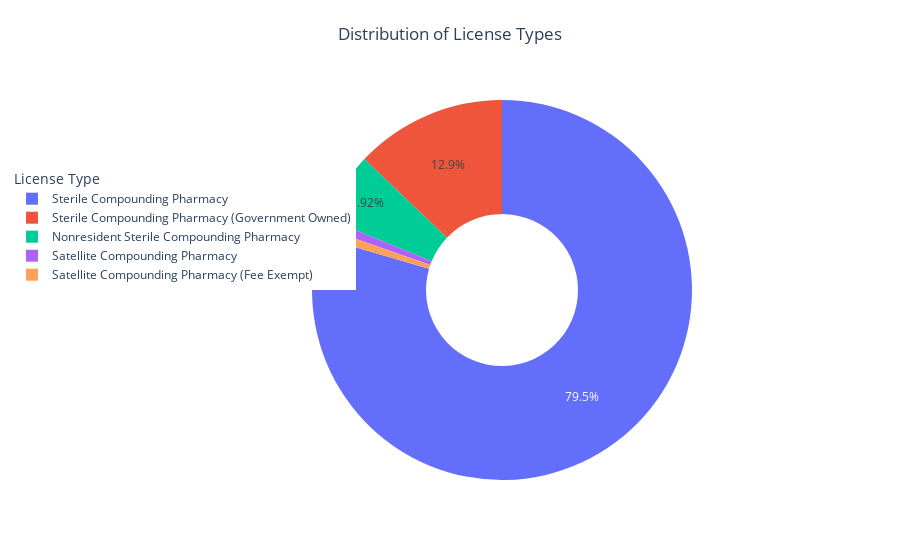

The notebook cell saved with this chart:
### Markdown cell above
### WHAT type of Sterile Compounding Licenses have been issued by the California State Board of Pharmacy?

### Code cell
# Aggregate the counts of each 'License Type'
license_type_counts = all_pharmacies['License Type'].value_counts().reset_index()
license_type_counts.columns = ['License Type', 'Count']

# Create the donut chart for License Type
fig = px.pie(
    license_type_counts,
    names='License Type',
    values='Count',
    title="Distribution of License Types",
    hole=0.4,  # This makes it a donut chart
)

# Update the legend labels for each trace to be more descriptive
fig.for_each_trace(lambda trace: trace.update(
    name="License Type A" if trace.name == "Type A" else
    "License Type B" if trace.name == "Type B" else
    "License Type C" if trace.name == "Type C" else
    trace.name  # Keep original name if it doesn't match any condition
))

# Customize the layout for title and legend
fig.update_layout(
    title={
        'text': "Distribution of License Types",
        'y': 0.95,  # Position the title just below the top of the chart
        'x': 0.5,  # Horizontally center the title
        'xanchor': 'center',
        'yanchor': 'top'  # Align title's top edge with y position
    },
    legend=dict(
        title="License Type",  # Add a legend title
        orientation="v",  # Horizontal legend layout
        yanchor="bottom",
        y=0.5,  # Place legend below the chart
        xanchor="right",
        x=.25
    )
)

# Show the plot
fig.show()

### Figure 1 — Plotly figure (JSON) as saved in the notebook; plotly's stock layout.template omitted (floating-point values rounded to 4 significant figures)
{"data": [{"domain": {"x": [0.0, 1.0], "y": [0.0, 1.0]}, "hole": 0.4, "hovertemplate": "License Type=%{label}<br>Count=%{value}<extra></extra>", "labels": ["Sterile Compounding Pharmacy", "Sterile Compounding Pharmacy (Government Owned)", "Nonresident Sterile Compounding Pharmacy", "Satellite Compounding Pharmacy", "Satellite Compounding Pharmacy (Fee Exempt)"], "legendgroup": "", "name": "", "showlegend": true, "values": [672, 109, 50, 7, 7], "type": "pie"}], "layout": {"legend": {"tracegroupgap": 0, "title": {"text": "License Type"}, "orientation": "v", "yanchor": "bottom", "y": 0.5, "xanchor": "right", "x": 0.25}, "title": {"text": "Distribution of License Types", "y": 0.95, "x": 0.5, "xanchor": "center", "yanchor": "top"}}}
